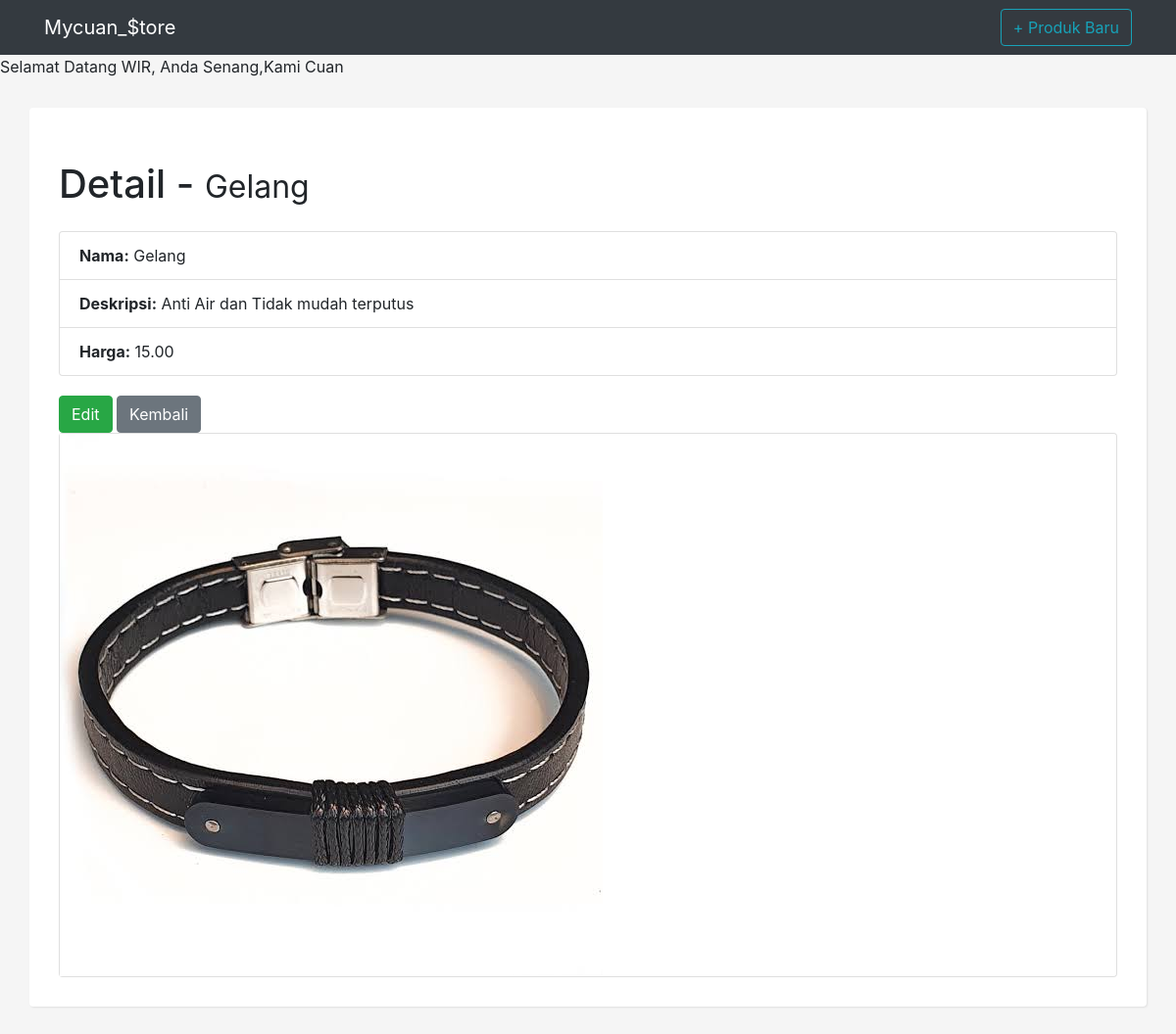
Page /view/7 on the committed database.
### products/models.py (models this page shows, shortened)
class Product(models.Model):
    name = models.CharField('Nama', max_length=100)
    description = models.TextField('Deskripsi', blank=True)
    price = models.DecimalField('Harga', decimal_places=2, max_digits=8)
    created = models.DateTimeField('Created', auto_now_add=True)
    changed = models.DateTimeField('Changed', auto_now=True)
    gambar_produk = models.ImageField(null=True, blank=True, upload_to="images/")
    class Meta:
        ordering = ['name']

### products/views.py (the view)
# urls.py: path('view/<int:pk>', views.ProductDetail.as_view(), name='product_view'),
class ProductDetail(DetailView):
    model = Product

### products/templates/products/product_detail.html (shortened to what this page needs)
{% extends 'products/base.html' %}
{% block content %}
    <h1 class="my-4">Detail -
        <small>{{ object.name }}</small>
    </h1>
    <div class="row">
        <div class="col-12">
            <ul class="list-group">
              <li class="list-group-item"><strong>Nama:</strong> {{ object.name }}</li>
              <li class="list-group-item"><strong>Deskripsi:</strong> {{ object.description}}</li>
              <li class="list-group-item"><strong>Harga:</strong> {{ object.price }}</li>
            </ul>
        </div>
    </div>
    <div class="row top-buffer">
        <div class="col-12">
                <a href="{% url 'product_edit' object.id %}"><button type="button" class="btn btn-success">Edit</button></a>
                <a href="{% url 'product_list' %}"><button type="button" class="btn btn-secondary">Kembali</button></a>
        </div>
    </div>
    <div class="card">
		<div class="imgBx">
			<img src="{{ object.gambar_produk.url }}">
		</div>
			</div>
		</div>
{% endblock %}

### products/static/css/style.css (style rules this page uses)
body { background: whitesmoke }
.top-buffer { margin-top:20px; }

### products/templates/products/base.html (style rules this page uses)
* { margin: 0; padding: 0; }

### rows in the picture
Product: name "Gelang", description "Anti Air dan Tidak mudah terputus", price "15.00", gambar_produk (picture)

### other values in the picture
{{ firstname }} "WIR"
